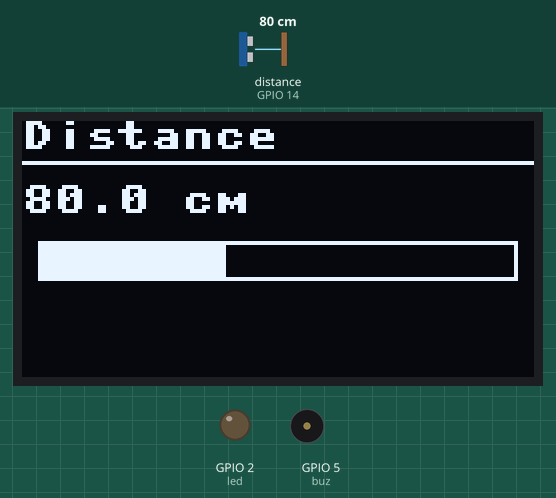
Bench run of a program on a simulated ESP32 board running MicroPython. Shown: 128×64 one-colour display, output pins drawn as LEDs (lit = HIGH), buzzer (waves = sounding). The test bench sets the inputs (shaded band); at power-on: distance to the obstacle (sensor on GPIO 14) 80 cm. The echo pulse lasts 58.3 µs per cm; pins used as bus, display or sensor lines are not drawn; what the program prints to the serial console is not drawn.

Above: at 1.2 s.
1.3 s: distance to the obstacle (sensor on GPIO 14) set to 2 cm
At 1.6 s:
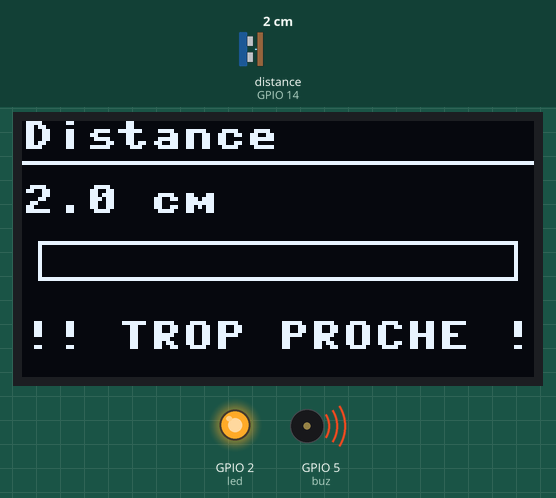
2.8 s: distance to the obstacle (sensor on GPIO 14) set to 120 cm
At 3.3 s:
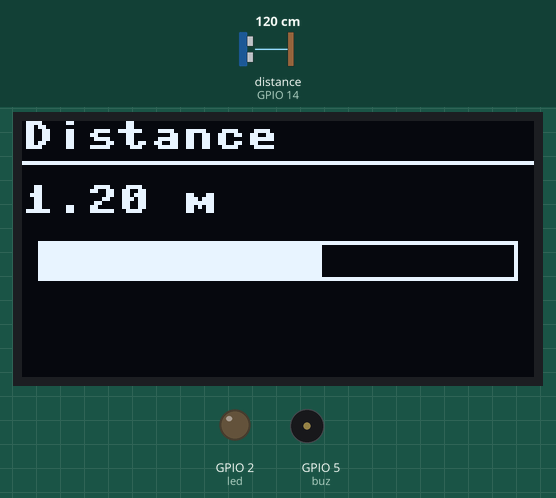
4.3 s: distance to the obstacle (sensor on GPIO 14) set to 4 cm
At 5.0 s:
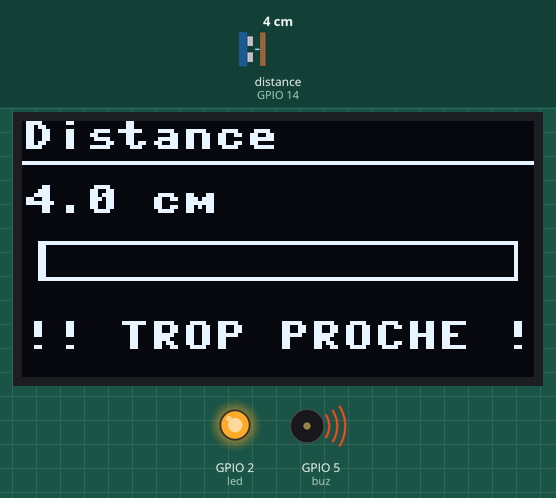
Timing chart, 0 to 7.3 s (numbered marks = the images above; inputs shaded):
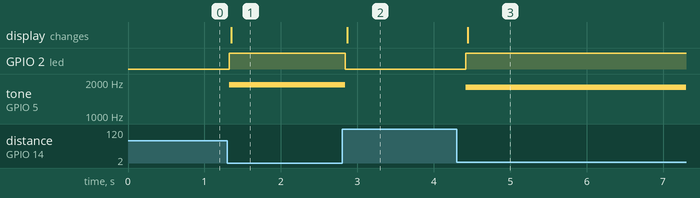

The program:

main.py
```python
# Atelier 06 — Mesure de distance (HC-SR04 + OLED)
# Fablab Ardèche — MicroPython
#
# Le capteur ultrason HC-SR04 mesure la distance d'un obstacle.
# Le résultat s'affiche sur l'écran OLED avec une barre de progression.
# Une LED et un buzzer alertent quand on est trop proche.
#
# Matériel : ESP32, HC-SR04, OLED SSD1306, LED, buzzer
# Connexions :
#   HC-SR04 TRIG → GPIO12
#   HC-SR04 ECHO → GPIO14  (attention : l'ECHO sort en 5V, diviser par 2 avec résistances)
#   OLED SDA     → GPIO21
#   OLED SCL     → GPIO22
#   LED alerte   → GPIO2
#   Buzzer       → GPIO5

from machine import Pin, PWM, I2C, time_pulse_us
import ssd1306
import time

# --- Configuration ---
DIST_ALERTE = 20   # cm — en dessous : alerte
DIST_MAX    = 200  # cm — distance maximale affichée

# --- Initialisation ---
trig  = Pin(12, Pin.OUT)
echo  = Pin(14, Pin.IN)
led   = Pin(2, Pin.OUT)
buz   = PWM(Pin(5))
buz.duty(0)

i2c  = I2C(0, scl=Pin(22), sda=Pin(21), freq=400_000)
oled = ssd1306.SSD1306_I2C(128, 64, i2c)

def mesurer_cm():
    """Déclenche une mesure et retourne la distance en cm."""
    # Impulsion TRIG de 10 µs
    trig.off()
    time.sleep_us(2)
    trig.on()
    time.sleep_us(10)
    trig.off()

    # Mesurer la durée de l'impulsion ECHO (timeout = 30 ms)
    duree = time_pulse_us(echo, 1, 30000)

    if duree < 0:
        return None   # timeout = pas d'obstacle détecté

    # Vitesse du son : 343 m/s → 0.0343 cm/µs → diviser par 2 (aller-retour)
    return duree * 0.0343 / 2

def barre(valeur, maxi, largeur=100):
    """Calcule la largeur d'une barre de progression en pixels."""
    return min(largeur, int(valeur / maxi * largeur))

def afficher(dist):
    oled.fill(0)
    oled.text("Distance", 0, 0)
    oled.hline(0, 10, 128, 1)

    if dist is None:
        oled.text("Hors portee", 0, 24)
        oled.text("> 2 m", 0, 38)
    else:
        # Valeur numérique
        if dist < 100:
            oled.text(f"{dist:.1f} cm", 0, 16)
        else:
            oled.text(f"{dist/100:.2f} m", 0, 16)

        # Barre de progression
        l = barre(min(dist, DIST_MAX), DIST_MAX, 120)
        oled.fill_rect(4, 30, l, 10, 1)
        oled.rect(4, 30, 120, 10, 1)

        # Indicateur d'alerte
        if dist < DIST_ALERTE:
            oled.text("!! TROP PROCHE !!", 0, 50)

    oled.show()

# --- Boucle principale ---
print("Capteur ultrason démarré")
print(f"Alerte sous {DIST_ALERTE} cm")

while True:
    dist = mesurer_cm()

    if dist is not None:
        print(f"Distance : {dist:.1f} cm")

        # Alerte sonore + LED
        if dist < DIST_ALERTE:
            led.on()
            freq_buz = int(2000 - dist * 50)   # plus proche = plus aigu
            buz.freq(max(200, freq_buz))
            buz.duty(200)
        else:
            led.off()
            buz.duty(0)
    else:
        print("Hors portée")
        led.off()
        buz.duty(0)

    afficher(dist)
    time.sleep_ms(100)
```

Measured:
- after the input at 1.3 s, GPIO 2 (led): LOW → HIGH at once; tone on GPIO 5 (buz): silent → 1899 Hz at once; the display: changes after 0.05 s (image 1)
- after the input at 2.8 s, GPIO 2 (led): HIGH → LOW at once; tone on GPIO 5 (buz): 1899 Hz → silent at once; the display: changes after 0.07 s (image 2)
- after the input at 4.3 s, GPIO 2 (led): LOW → HIGH after 0.12 s; tone on GPIO 5 (buz): silent → 1800 Hz after 0.12 s; the display: changes after 0.15 s (image 3)
